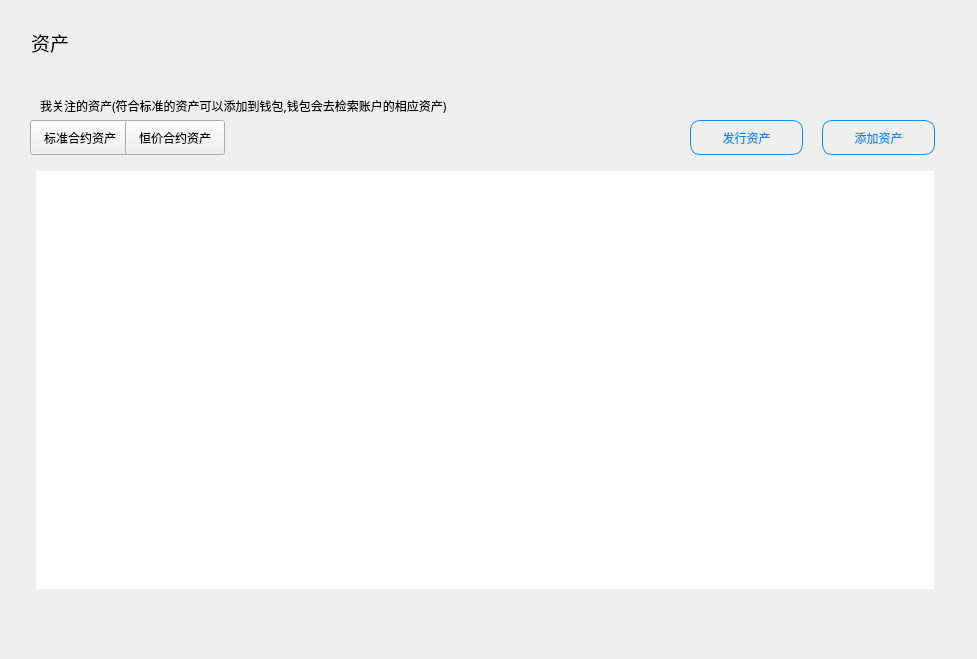
<?xml version="1.0" encoding="UTF-8"?>
<ui version="4.0">
 <class>AssetPage</class>
 <widget class="QWidget" name="AssetPage">
  <property name="geometry">
   <rect>
    <x>0</x>
    <y>0</y>
    <width>977</width>
    <height>659</height>
   </rect>
  </property>
  <property name="font">
   <font>
    <family>微软雅黑</family>
   </font>
  </property>
  <property name="windowTitle">
   <string>Form</string>
  </property>
  <widget class="QTableWidget" name="smartTokenTableWidget">
   <property name="geometry">
    <rect>
     <x>35</x>
     <y>170</y>
     <width>900</width>
     <height>420</height>
    </rect>
   </property>
   <property name="styleSheet">
    <string notr="true">QTableWidget{border: 1px solid rgb(241,241,248);gridline-color: rgb(241,241,248)}
QHeaderView{background-color:white;min-height:47;}
QHeaderView::section{background-color: white;border: 1px solid rgb(241,241,248);
font: 12px &quot;微软雅黑&quot;;}</string>
   </property>
   <property name="verticalScrollBarPolicy">
    <enum>Qt::ScrollBarAsNeeded</enum>
   </property>
   <property name="horizontalScrollBarPolicy">
    <enum>Qt::ScrollBarAlwaysOff</enum>
   </property>
   <property name="sizeAdjustPolicy">
    <enum>QAbstractScrollArea::AdjustToContents</enum>
   </property>
   <property name="autoScroll">
    <bool>false</bool>
   </property>
   <property name="editTriggers">
    <set>QAbstractItemView::NoEditTriggers</set>
   </property>
   <property name="tabKeyNavigation">
    <bool>false</bool>
   </property>
   <property name="showDropIndicator" stdset="0">
    <bool>false</bool>
   </property>
   <property name="dragDropOverwriteMode">
    <bool>false</bool>
   </property>
   <property name="showGrid">
    <bool>false</bool>
   </property>
   <attribute name="horizontalHeaderVisible">
    <bool>false</bool>
   </attribute>
   <attribute name="horizontalHeaderCascadingSectionResizes">
    <bool>true</bool>
   </attribute>
   <attribute name="verticalHeaderVisible">
    <bool>false</bool>
   </attribute>
   <attribute name="verticalHeaderCascadingSectionResizes">
    <bool>true</bool>
   </attribute>
   <column>
    <property name="text">
     <string>资产合约名</string>
    </property>
    <property name="font">
     <font>
      <family>微软雅黑</family>
     </font>
    </property>
    <property name="textAlignment">
     <set>AlignCenter</set>
    </property>
   </column>
   <column>
    <property name="text">
     <string>合约地址</string>
    </property>
    <property name="font">
     <font>
      <family>微软雅黑</family>
     </font>
    </property>
    <property name="textAlignment">
     <set>AlignCenter</set>
    </property>
   </column>
   <column>
    <property name="text">
     <string>资产总量</string>
    </property>
    <property name="font">
     <font>
      <family>微软雅黑</family>
     </font>
    </property>
    <property name="textAlignment">
     <set>AlignCenter</set>
    </property>
   </column>
   <column>
    <property name="text">
     <string>抵押率</string>
    </property>
    <property name="font">
     <font>
      <family>微软雅黑</family>
     </font>
    </property>
    <property name="textAlignment">
     <set>AlignCenter</set>
    </property>
   </column>
   <column>
    <property name="text">
     <string>锚定资产</string>
    </property>
    <property name="font">
     <font>
      <family>微软雅黑</family>
     </font>
    </property>
    <property name="textAlignment">
     <set>AlignCenter</set>
    </property>
   </column>
   <column>
    <property name="text">
     <string>合约余额/UB</string>
    </property>
    <property name="font">
     <font>
      <family>微软雅黑</family>
     </font>
    </property>
    <property name="textAlignment">
     <set>AlignCenter</set>
    </property>
   </column>
   <column>
    <property name="text">
     <string/>
    </property>
   </column>
   <column>
    <property name="text">
     <string/>
    </property>
   </column>
  </widget>
  <widget class="QToolButton" name="addTokenBtn">
   <property name="geometry">
    <rect>
     <x>822</x>
     <y>120</y>
     <width>113</width>
     <height>35</height>
    </rect>
   </property>
   <property name="font">
    <font>
     <family>微软雅黑</family>
     <weight>50</weight>
     <bold>false</bold>
    </font>
   </property>
   <property name="cursor">
    <cursorShape>PointingHandCursor</cursorShape>
   </property>
   <property name="styleSheet">
    <string notr="true">QToolButton{color:rgb(14,140,246);border:1px solid rgb(14,140,246);border-radius:10px;}
QToolButton:hover{color:rgb(34,160,246);}</string>
   </property>
   <property name="text">
    <string>添加资产</string>
   </property>
  </widget>
  <widget class="QLabel" name="label_10">
   <property name="geometry">
    <rect>
     <x>31</x>
     <y>32</y>
     <width>60</width>
     <height>21</height>
    </rect>
   </property>
   <property name="font">
    <font>
     <family>微软雅黑</family>
     <pointsize>14</pointsize>
    </font>
   </property>
   <property name="styleSheet">
    <string notr="true">background:transparent;</string>
   </property>
   <property name="text">
    <string>资产</string>
   </property>
  </widget>
  <widget class="QLabel" name="label">
   <property name="geometry">
    <rect>
     <x>40</x>
     <y>95</y>
     <width>451</width>
     <height>21</height>
    </rect>
   </property>
   <property name="text">
    <string>我关注的资产(符合标准的资产可以添加到钱包,钱包会去检索账户的相应资产)</string>
   </property>
  </widget>
  <widget class="QToolButton" name="erc20TokenBtn">
   <property name="geometry">
    <rect>
     <x>30</x>
     <y>120</y>
     <width>100</width>
     <height>35</height>
    </rect>
   </property>
   <property name="font">
    <font>
     <family>微软雅黑</family>
     <weight>50</weight>
     <bold>false</bold>
    </font>
   </property>
   <property name="cursor">
    <cursorShape>PointingHandCursor</cursorShape>
   </property>
   <property name="styleSheet">
    <string notr="true"/>
   </property>
   <property name="text">
    <string>标准合约资产</string>
   </property>
  </widget>
  <widget class="QToolButton" name="smartTokenBtn">
   <property name="geometry">
    <rect>
     <x>125</x>
     <y>120</y>
     <width>100</width>
     <height>35</height>
    </rect>
   </property>
   <property name="font">
    <font>
     <weight>50</weight>
     <bold>false</bold>
    </font>
   </property>
   <property name="cursor">
    <cursorShape>PointingHandCursor</cursorShape>
   </property>
   <property name="styleSheet">
    <string notr="true"/>
   </property>
   <property name="text">
    <string>恒价合约资产</string>
   </property>
  </widget>
  <widget class="QTableWidget" name="erc20TokenTableWidget">
   <property name="geometry">
    <rect>
     <x>35</x>
     <y>170</y>
     <width>900</width>
     <height>420</height>
    </rect>
   </property>
   <property name="styleSheet">
    <string notr="true">QTableWidget{border: 1px solid rgb(241,241,248);gridline-color: rgb(241,241,248)}
QHeaderView{background-color:white;min-height:47;}
QHeaderView::section{background-color: white;border: 1px solid rgb(241,241,248);
font: 12px &quot;微软雅黑&quot;;}</string>
   </property>
   <property name="verticalScrollBarPolicy">
    <enum>Qt::ScrollBarAsNeeded</enum>
   </property>
   <property name="horizontalScrollBarPolicy">
    <enum>Qt::ScrollBarAlwaysOff</enum>
   </property>
   <property name="sizeAdjustPolicy">
    <enum>QAbstractScrollArea::AdjustToContents</enum>
   </property>
   <property name="autoScroll">
    <bool>false</bool>
   </property>
   <property name="editTriggers">
    <set>QAbstractItemView::NoEditTriggers</set>
   </property>
   <property name="tabKeyNavigation">
    <bool>false</bool>
   </property>
   <property name="showDropIndicator" stdset="0">
    <bool>false</bool>
   </property>
   <property name="dragDropOverwriteMode">
    <bool>false</bool>
   </property>
   <property name="showGrid">
    <bool>false</bool>
   </property>
   <attribute name="horizontalHeaderVisible">
    <bool>false</bool>
   </attribute>
   <attribute name="horizontalHeaderCascadingSectionResizes">
    <bool>true</bool>
   </attribute>
   <attribute name="verticalHeaderVisible">
    <bool>false</bool>
   </attribute>
   <attribute name="verticalHeaderCascadingSectionResizes">
    <bool>true</bool>
   </attribute>
   <column>
    <property name="text">
     <string>资产合约名</string>
    </property>
    <property name="font">
     <font>
      <family>微软雅黑</family>
     </font>
    </property>
    <property name="textAlignment">
     <set>AlignCenter</set>
    </property>
   </column>
   <column>
    <property name="text">
     <string>合约地址</string>
    </property>
    <property name="font">
     <font>
      <family>微软雅黑</family>
     </font>
    </property>
    <property name="textAlignment">
     <set>AlignCenter</set>
    </property>
   </column>
   <column>
    <property name="text">
     <string>资产总量</string>
    </property>
    <property name="font">
     <font>
      <family>微软雅黑</family>
     </font>
    </property>
    <property name="textAlignment">
     <set>AlignCenter</set>
    </property>
   </column>
   <column>
    <property name="text">
     <string/>
    </property>
   </column>
   <column>
    <property name="text">
     <string/>
    </property>
   </column>
  </widget>
  <widget class="QToolButton" name="issueTokenBtn">
   <property name="geometry">
    <rect>
     <x>690</x>
     <y>120</y>
     <width>113</width>
     <height>35</height>
    </rect>
   </property>
   <property name="font">
    <font>
     <family>微软雅黑</family>
     <weight>50</weight>
     <bold>false</bold>
    </font>
   </property>
   <property name="cursor">
    <cursorShape>PointingHandCursor</cursorShape>
   </property>
   <property name="styleSheet">
    <string notr="true">QToolButton{color:rgb(14,140,246);border:1px solid rgb(14,140,246);border-radius:10px;}
QToolButton:hover{color:rgb(34,160,246);}</string>
   </property>
   <property name="text">
    <string>发行资产</string>
   </property>
  </widget>
 </widget>
 <resources/>
 <connections/>
</ui>
